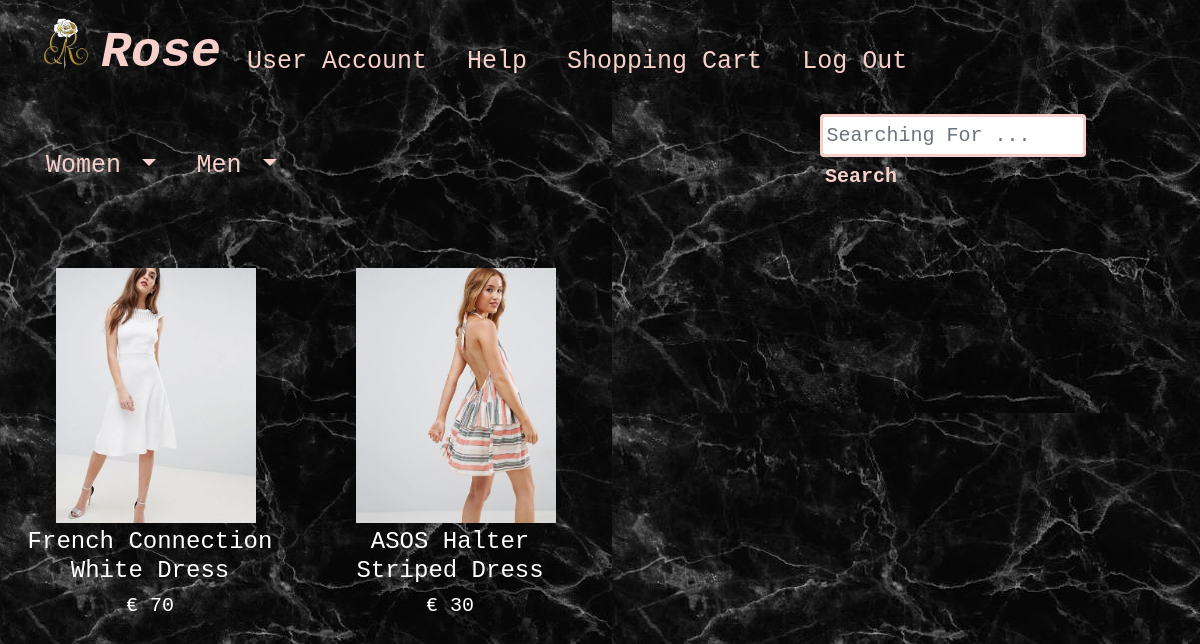
The app's page /htdocs/Dresses.php with its own data.
### tables this page shows
CREATE TABLE `inventory` (
  `InventoryId` int(11) NOT NULL,
  `InventoryDesc` varchar(50) DEFAULT NULL,
  `InventoryImage` varchar(100) DEFAULT NULL,
  `InventoryPrice` varchar(5) DEFAULT NULL,
  `GenderId` int(1) NOT NULL,
  `CategoryId` int(1) NOT NULL
);

### htdocs/Dresses.php (the view, shortened to what this page needs)
<?php
    $conn = mysqli_connect ('localhost', 'root','', 'roseclothing', '3306')or die ('Cannot Connect');
    $query = "select * from inventory where GenderId = 1 and CategoryId = 2";
    $result = mysqli_query($conn,$query);
?>
<!DOCTYPE html>
<html lang="en">
<head>
    <link rel="stylesheet" href="https://maxcdn.bootstrapcdn.com/bootstrap/4.0.0-beta.3/css/bootstrap.min.css">
    <link rel="stylesheet" href="RoseClothingStyleSheet.css">
</head>
<body class = "container-fluid">
   <header>
       <nav class="navbar navbar-expand-lg navbar-dark " >
      <div class="navbar-header" >
        <a class="navbar-brand" href="index.html">
            <img id= "LogoPng" src="LogoPng.png" class="d-inline-block align-top" alt="LogoPng" >
            <h1 id = "Title" >Rose</h1>
      </a>
      </div>
      <div class="collapse navbar-collapse" id="navbarNav">
        <ul class="navbar-nav">
          <li class="nav-item">
            <a class="nav-link" href="UserAccount.html" id="Menu">User Account</a>
          </li>
          <li class="nav-item">
            <a class="nav-link" href="Help.html" id="Menu">Help</a>
          </li>
          <li class="nav-item">
            <a class="nav-link" href="ShoppingCart.php" id="Menu">Shopping Cart</a>
          </li>
          <li class="nav-item">
            <a class="nav-link"  href="LogOut.php" id="Menu" >Log Out</a>
          </li>
        </ul>
      </div>
    </nav>
   </header>
   <nav class="navbar navbar-expand-lg navbar-dark" >
      <div class="collapse navbar-collapse" id="navbarTogglerDemo02">
     <ul class="navbar-nav mr-auto mt-2 mt-lg-0">
          <li class="nav-item dropdown">
            <a class="nav-link dropdown-toggle" href="#" id="navbarDropdown" role="button" data-toggle="dropdown" aria-haspopup="true" aria-expanded="false" >
              Women
            </a>
          </li>
           <li class="nav-item dropdown">
            <a class="nav-link dropdown-toggle" href="#" id="navbarDropdown" role="button" data-toggle="dropdown" aria-haspopup="true" aria-expanded="false">
              Men
            </a>
          </li>
        </ul>
        <form class="form-inline my-2 my-lg-0">
          <input class="form-control mr-sm-2" type="search" placeholder="Searching For ... " id="SearchBarBox">
          <button class="btn btn-outline-success my-2 my-sm-0" type="submit" id="SearchBtn">Search</button>
        </form>
      </div>
    </nav>
    <div class ="row">
        <?php
            while($row = mysqli_fetch_assoc($result)){
                echo "<div id='sections' class= col-lg-3 col-md-6 col-sm-12' style='margin-top:5%;'> <a href='http://localhost/ProductPage.php?&id=$row[InventoryId]' style='text-decoration:none' >";
                echo "<img style='margin-left: 15%; margin-bottom: 2%; width: 200px;' src = $row[InventoryImage]>";
                echo "<h4  style = 'color: white; font-family: Courier New, Courier, monospace; text-align: center;'> $row[InventoryDesc] </h4>";
                echo "<h5  style = 'color: white; font-family: Courier New, Courier, monospace; text-align: center;'> &#8364 $row[InventoryPrice]</h5>";
                echo "</div>";
            }
        ?>
    </div>
    </body>
</html>

### records on screen
inventory: shows a picture, InventoryDesc "French Connection White Dress", InventoryPrice "70"
inventory: shows a picture, InventoryDesc "ASOS Halter Striped Dress", InventoryPrice "30"
